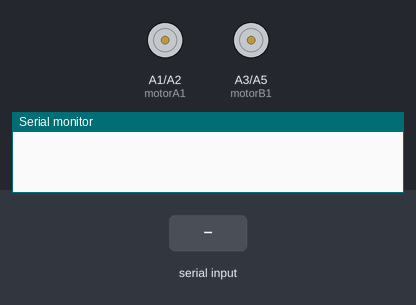
This sketch was run on a simulated Arduino Uno, built with avr-gcc and run on an emulated ATmega328P. Shown: motor-driver pin pairs drawn as motors (green arrow = first pin HIGH = forward, orange = second pin HIGH = backward, longer = more drive), the last lines printed to the serial monitor. Inputs (shaded band) come from the test bench.

Above: at 1.2 s.
1.3 s: "F" received over the second serial link
At 1.8 s:
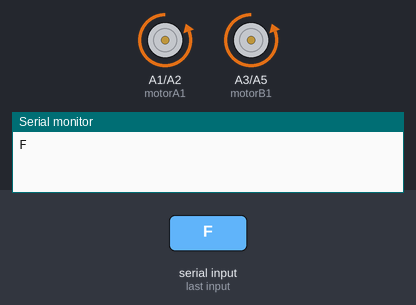
2.8 s: "B" received over the second serial link
At 4.0 s:
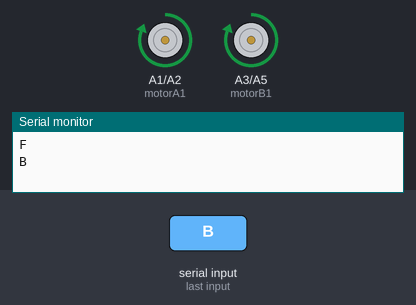
4.3 s: "L" received over the second serial link
At 5.3 s:
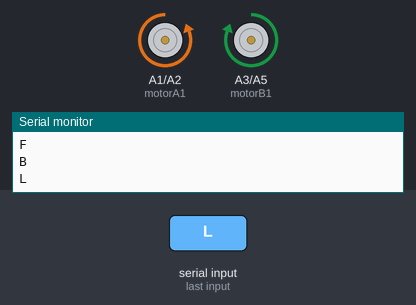
5.8 s: "R" received over the second serial link
At 6.4 s:
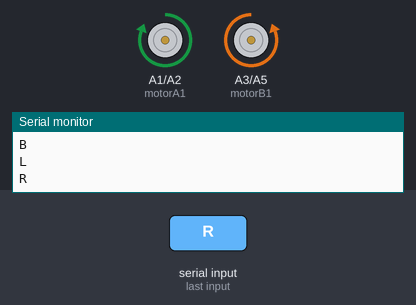
Timing chart, 0 to 8.3 s (numbered marks = the images above; inputs shaded):
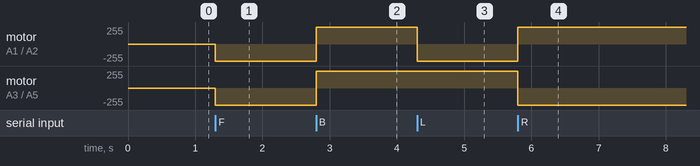

Measured:
- after the input at 1.3 s, motor on A1 (motorA1) / A2 (motorA2), motor on A3 (motorB1) / A5 (motorB2): stopped → backward 255/255 at once
- after the input at 2.8 s, motor on A1 (motorA1) / A2 (motorA2), motor on A3 (motorB1) / A5 (motorB2): backward 255/255 → forward 255/255 at once
- after the input at 4.3 s, motor on A1 (motorA1) / A2 (motorA2): forward 255/255 → backward 255/255 at once
- after the input at 5.8 s, motor on A1 (motorA1) / A2 (motorA2): backward 255/255 → forward 255/255 at once; motor on A3 (motorB1) / A5 (motorB2): forward 255/255 → backward 255/255 at once

The sketch:

ArduinoRCcarHC-06BluetoothcodeVer1.ino
```cpp
#include <SoftwareSerial.h>

SoftwareSerial BTSerial(10, 11); // RX, TX

const int motorA1 = A1;
const int motorA2 = A2;
const int motorB1 = A3;
const int motorB2 = A5;

void setup() {
  pinMode(motorA1, OUTPUT);
  pinMode(motorA2, OUTPUT);
  pinMode(motorB1, OUTPUT);
  pinMode(motorB2, OUTPUT);

  BTSerial.begin(9600);
  Serial.begin(9600);
}

void loop() {
  if (BTSerial.available()) {
    char command = BTSerial.read();
    Serial.println(command);

    switch (command) {
      case 'F': // Forward
        backward();
        break;
      case 'B': // Backward
        forward();
        break;
      case 'L': // Left
        right();
        break;
      case 'R': // Right
        left();
        break;
      case 'S': // Stop
        stop();
        break;
    }
  }
}

void forward() {
  digitalWrite(motorA1, HIGH);
  digitalWrite(motorA2, LOW);
  digitalWrite(motorB1, HIGH);
  digitalWrite(motorB2, LOW);
}

void backward() {
  digitalWrite(motorA1, LOW);
  digitalWrite(motorA2, HIGH);
  digitalWrite(motorB1, LOW);
  digitalWrite(motorB2, HIGH);
}

void left() {
  digitalWrite(motorA1, HIGH);
  digitalWrite(motorA2, LOW);
  digitalWrite(motorB1, LOW);
  digitalWrite(motorB2, HIGH);
}

void right() {
  digitalWrite(motorA1, LOW);
  digitalWrite(motorA2, HIGH);
  digitalWrite(motorB1, HIGH);
  digitalWrite(motorB2, LOW);
}

void stop() {
  digitalWrite(motorA1, LOW);
  digitalWrite(motorA2, LOW);
  digitalWrite(motorB1, LOW);
  digitalWrite(motorB2, LOW);
}
```
